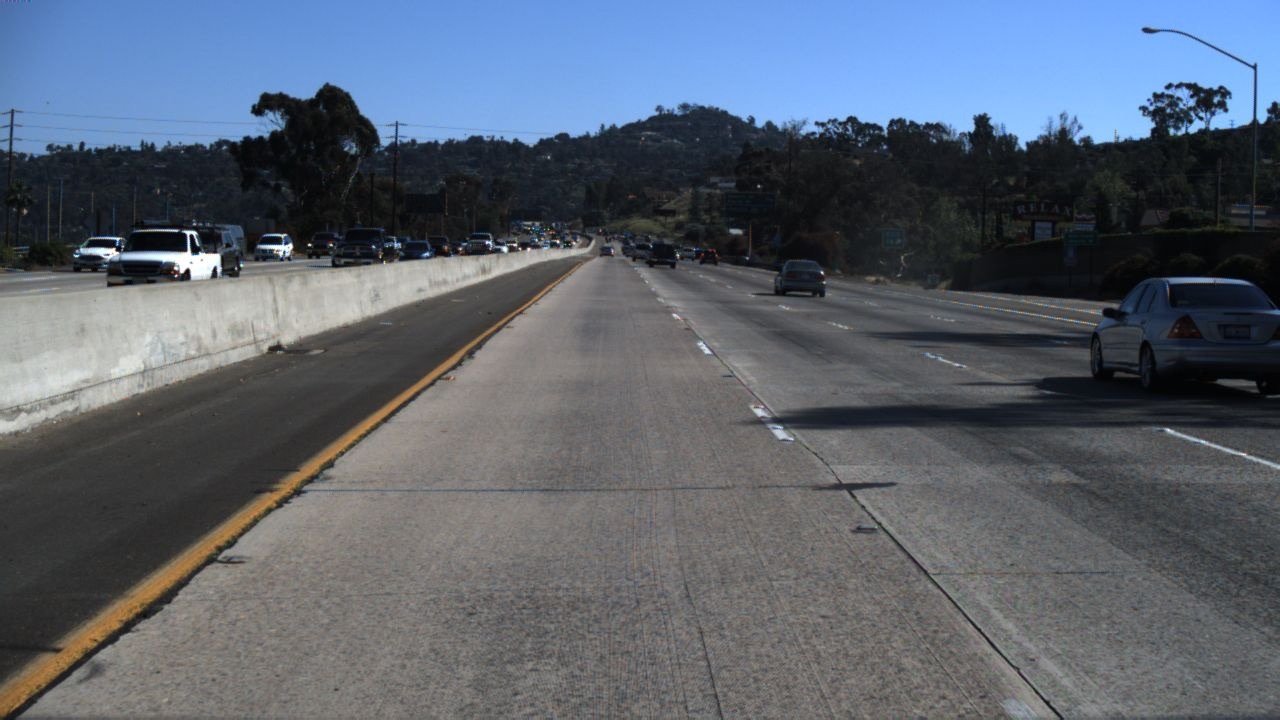
#> input picture Dataset/Input/15.jpeg, 1280 x 720 px
$ python -i Main.py   (imports and definitions only)
#> lines starting #> are read from the running program, lines starting #| are printed output that depends on the picture; after the words box and inside, x2 and y2 are one past the last pixel; in counts of white or black regions, pixels touching at a corner belong together
# Import relevant libraries for video and image processing
from IPython.display import HTML
from moviepy.editor import VideoFileClip
import numpy as np
import cv2
import matplotlib.pyplot as plt
import matplotlib.image as mpimg
import math

# This function converts an image to grayscale


def convert_to_greyscale(image):
    return cv2.cvtColor(image, cv2.COLOR_BGR2GRAY)
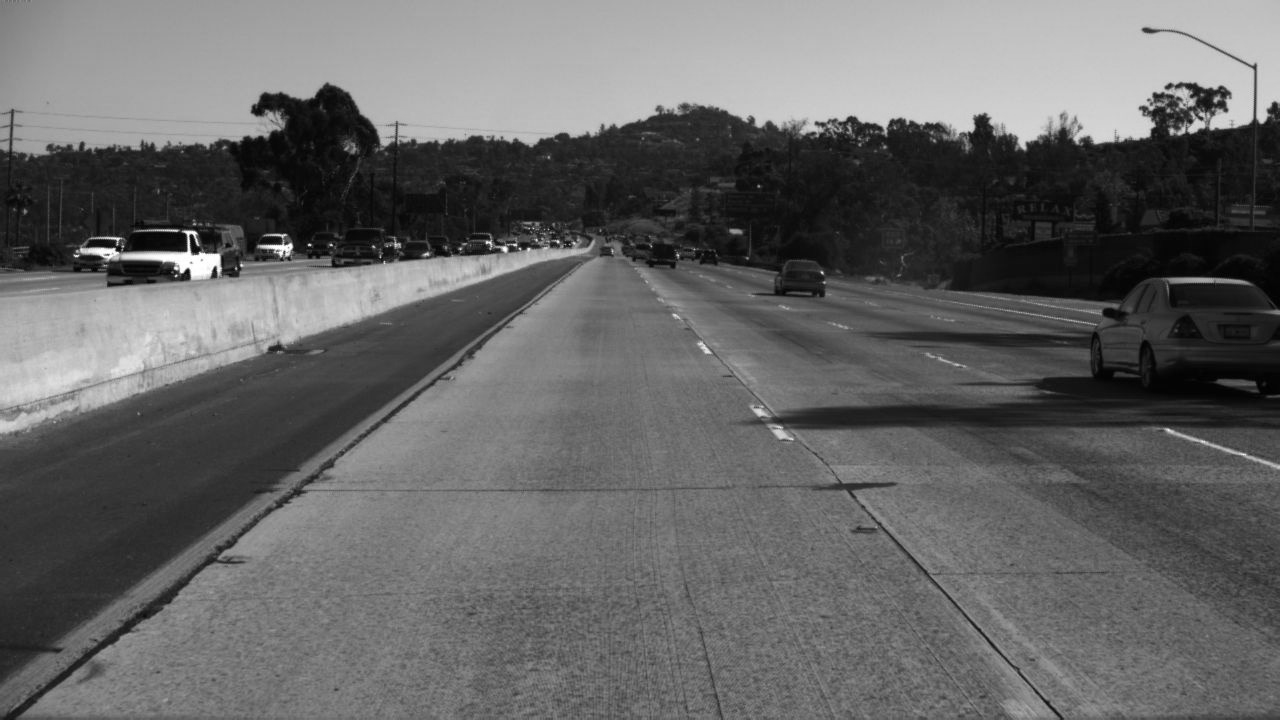
#> returned value: shape (720, 1280); min 0, max 255, mean 101.2

# This function applies a Canny transform to an image


def apply_canny_transform(image, low_threshold, high_threshold):
#> called with low_threshold = 50, high_threshold = 150
    return cv2.Canny(image, low_threshold, high_threshold)
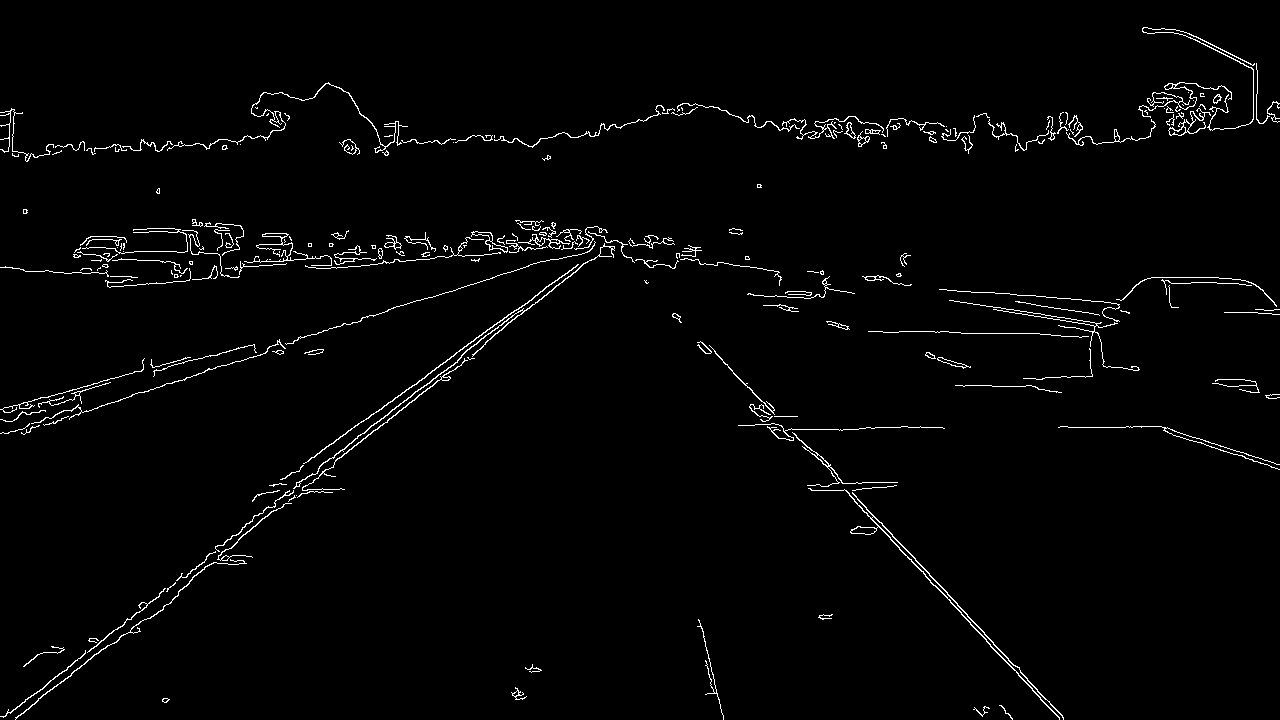
#> returned value: shape (720, 1280); 1.9% white in thin lines or dots

# This function applies a Gaussian blur to an image


def apply_gaussian_blur(image, kernel_size):
    return cv2.GaussianBlur(image, (kernel_size, kernel_size), 0)

# This function applies a mask to an image


def apply_mask(image, vertices):
    # define a blank mask to start
    mask = np.zeros_like(image)

    # define a 3 channel or 1 channel color to fill the mask with depending on the input image
    if len(image.shape) > 2:
        channel_count = image.shape[2]
        ignore_mask_color = (255,) * channel_count
    else:
        ignore_mask_color = 255

    cv2.fillPoly(mask, vertices, ignore_mask_color)
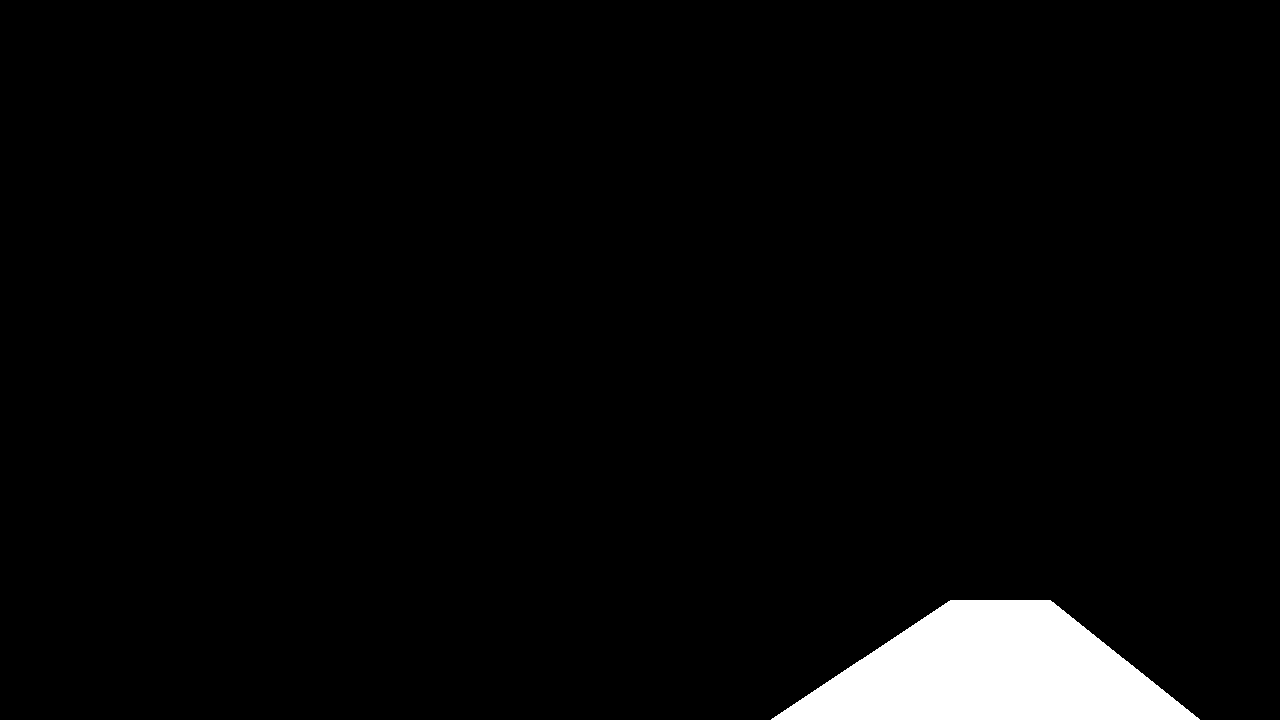
#> mask: shape (720, 1280); 3.5% white; 1 white region, box (x1, y1, x2, y2) and area: (771, 600, 1200, 720) 31845

    # return the image only where mask pixels are nonzero
    masked_image = cv2.bitwise_and(image, mask)
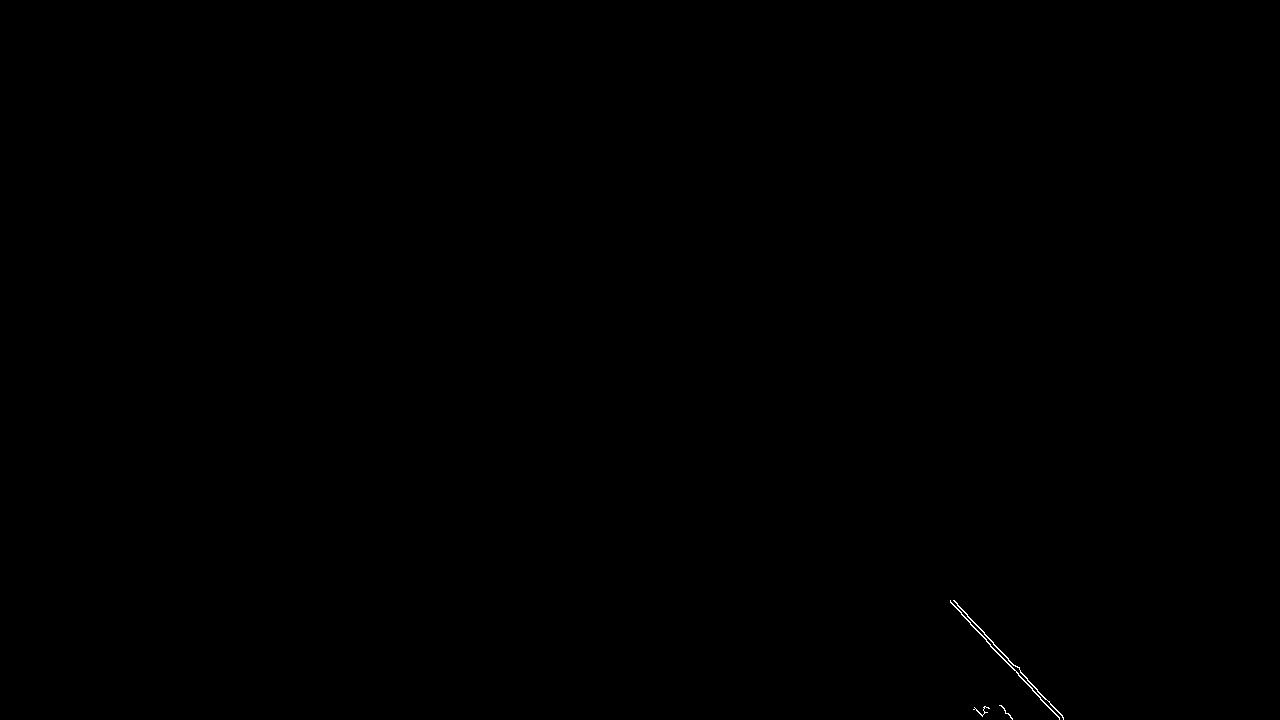
#> masked_image: shape (720, 1280); 0.06% white in thin lines or dots, all inside (x1, y1, x2, y2) = (950, 600, 1064, 720)
    return masked_image

# This function detects lines using Hough Line Transformation


def hough_line_transformation(image, rho, theta, threshold, min_line_len, max_line_gap):
#> called with rho = 3, theta = 0.0175, threshold = 15, min_line_len = 150, max_line_gap = 50
    lines = cv2.HoughLinesP(image, rho, theta, threshold, np.array(
        []), minLineLength=min_line_len, maxLineGap=max_line_gap)
#> lines = None
    averaged_lines = average(image, lines)
    displaylines = display_lines(image, averaged_lines)
    return displaylines

# This function draws lines on an image


# [9 lines left out: function display_lines, not called in this run]


def average(image, lines):
    left = []
    right = []

    if lines is not None:
        for line in lines:
            x1, y1, x2, y2 = line.reshape(4)
            # fit line to points, return slope and y-int
            parameters = np.polyfit((x1, x2), (y1, y2), 1)
            slope = parameters[0]
            y_int = parameters[1]
            # lines on the right have positive slope, and lines on the left have neg slope
            if slope < 0:
                left.append((slope, y_int))
            else:
                right.append((slope, y_int))

    # takes average among all the columns (column0: slope, column1: y_int)
    right_avg = np.average(right, axis=0)
    left_avg = np.average(left, axis=0)
    # create lines based on averages calculates
    left_line = make_points(image, left_avg)
    right_line = make_points(image, right_avg)
    return np.array([left_line, right_line])


def make_points(image, average, line_length=3/5):
#> (the run stopped early here; a loop or call above may not have finished)
